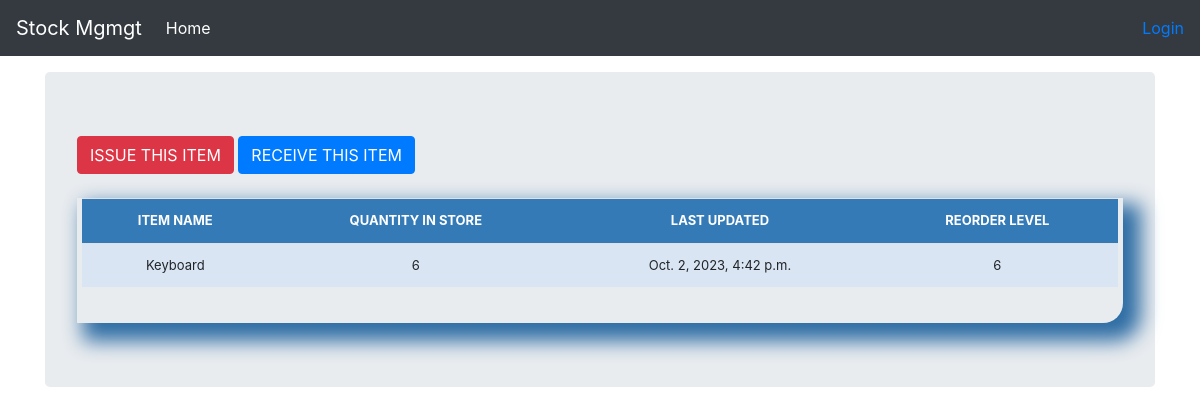
The app's page /stock_detail/1/ with its own data.
### stockmgmgt/models.py (models this page shows, shortened)
class Stock(models.Model):
	category = models.ForeignKey(Category, on_delete=models.CASCADE, blank=True)
	item_name = models.CharField(max_length=50, blank=True, null=True)
	quantity = models.IntegerField(default='0', blank=False, null=True)
	receive_quantity = models.IntegerField(default='0', blank=True, null=True)
	receive_by = models.CharField(max_length=50, blank=True, null=True)
	issue_quantity = models.IntegerField(default='0', blank=True, null=True)
	issue_by = models.CharField(max_length=50, blank=True, null=True)
	issue_to = models.CharField(max_length=50, blank=True, null=True)
	phone_number = models.CharField(max_length=50, blank=True, null=True)
	created_by = models.CharField(max_length=50, blank=True, null=True)
	reorder_level = models.IntegerField(default='0', blank=True, null=True)
	timestamp = models.DateTimeField(auto_now_add=True, auto_now=False)
	last_updated = models.DateTimeField(auto_now_add=False, auto_now=True)

### stockmgmgt/views.py (the view)
# urls.py: path('stock_detail/<str:pk>/', views.stock_detail, name="stock_detail"),
def stock_detail(request, pk):
	queryset = Stock.objects.get(id=pk)
	context = {
		"title": queryset.item_name,
		"queryset": queryset,
	}
	return render(request, "stock_detail.html", context)

### stockmgmgt/templates/stock_detail.html (shortened to what this page needs)
{% load static %}
{% load crispy_forms_tags %}
<!DOCTYPE html>
<html lang="en">
  <head>
    <link href="{% static 'js/jquery-ui-1.13.2/jquery-ui.min.css' %}" rel="stylesheet">
    <link href="{% static 'js/jquery-ui-1.13.2/jquery-ui.structure.min.css' %}" rel="stylesheet">
    <link href="{% static 'js/jquery-ui-1.13.2/jquery-ui.theme.min.css' %}" rel="stylesheet">
<link href="{% static 'css/stylesheet.css' %}" rel="stylesheet">
<link href="{% static 'css/bootstrap.min.css' %}" rel="stylesheet">
    <link href="{% static 'css/navbar-top-fixed.css' %}" rel="stylesheet">
  </head>
  <body>
    {% include 'navbar.html' %}
<main role="main" class="container">
  <div class="jumbotron">
    <a href="{% url 'issue_items' queryset.id %}"><div class='btn btn-danger'>ISSUE THIS ITEM</div></a>
    <a href="{% url 'receive_items' queryset.id %}"><div class='btn btn-primary'>RECEIVE THIS ITEM</div></a>
    <br><br>
    <div class="display_table">
        <table class='table'>
                <tr>
                <th>ITEM NAME</th>
                <th>QUANTITY IN STORE</th>
                <th>LAST UPDATED</th>
                <th>REORDER LEVEL</th>
                </tr>
                <tr>
                <td>{{queryset.item_name}}</td>
                <td>{{queryset.quantity}}</td>
                <td>{{queryset.last_updated}}</td>
                <td>{{queryset.reorder_level}}</td>
                </tr>
        </table>
    </div>
  </div>
</main>
      </body>
</html>

### stockmgmgt/static/css/stylesheet.css (style rules this page uses)
body { background-color: #34eb6b; }
.table { font-size: 13px; text-align: center; width: 95%; margin: auto; }
.table tr:nth-child(odd) { background: #B8CAE4 }
.table tr:nth-child(even) { background: #dae5f4 }
th { background-color: #337ab7; color: white; }
.display_table { border-bottom-right-radius: 20px; padding-left: 5px; padding-right: 5px; padding-bottom: 20px; box-shadow: 12px 12px 20px 6px #2e6da4; }

### stockmgmgt/static/css/navbar-top-fixed.css (style rules this page uses)
body { min-height: 75rem; padding-top: 4.5rem; }

### records on screen
Stock: item_name "Keyboard", quantity "6", last_updated "Oct. 2, 2023, 4:42 p.m.", reorder_level "6"
